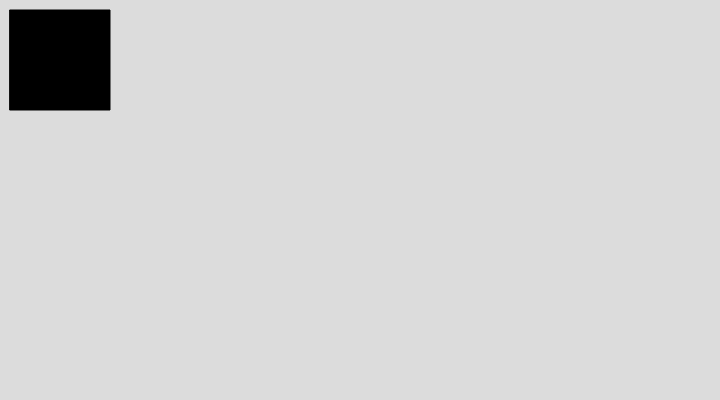
Frame 1 (no input)
Frame 60 (no input): identical to frame 1, image omitted
Frame 120 (the mouse pressed at the canvas centre since frame 60): identical to frame 1, image omitted

The p5.js sketch that drew this single still picture (run headless with seeded random() and noise() and a simulated clock; from frame 60 on, the mouse is pressed at the canvas centre):

// p5.js sketch
// ── sketch.js
//////////////////////////////////
// COURSERA GRAPHICS PROGRAMMING
//////////////////////////////////
function setup() {
  createCanvas(720, 400);
}
///////////////////////////////////
function draw() {
  background(220);
  fill(0);

//  translate(60, 60);
  rect(10, 10, 100, 100);

//  ellipse(0,0, 10, 10);
}
